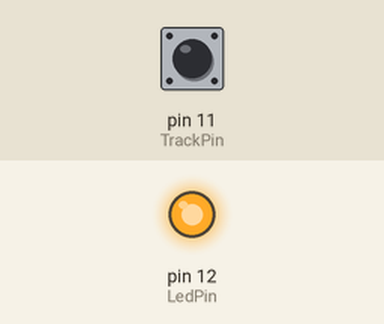
A program run on a simulated Raspberry Pi (header pin numbers). On the bench: output pins drawn as LEDs (lit = HIGH). Inputs (shaded band) come from the test bench; at power-on: pin 11 (TrackPin) HIGH. What the program prints to the terminal is not drawn.

Above: at 1.2 s.
1.3 s: pin 11 (TrackPin) pulled LOW for 0.15 s
At 1.37 s:
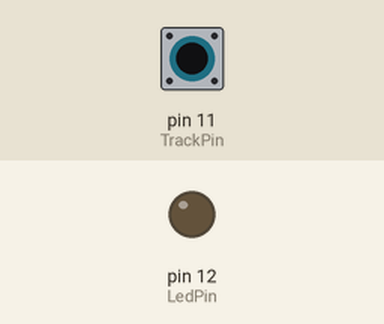
2.9 s: pin 11 (TrackPin) pulled LOW for 3.2 s
At 6.4 s:
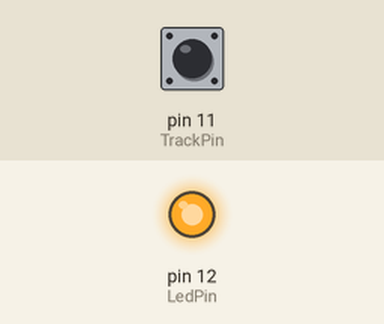
Timing chart, 0 to 7.9 s (numbered marks = the images above; inputs shaded):
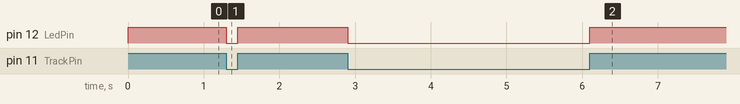

The program:

34_tracking.py
```python
#!/usr/bin/env python
import RPi.GPIO as GPIO

TrackPin = 11
LedPin   = 12

def setup():
	GPIO.setmode(GPIO.BOARD)       # Numbers GPIOs by physical location
	GPIO.setup(LedPin, GPIO.OUT)   # Set LedPin's mode is output
	GPIO.setup(TrackPin, GPIO.IN, pull_up_down=GPIO.PUD_UP)
	GPIO.output(LedPin, GPIO.HIGH) # Set LedPin high(+3.3V) to off led

def loop():
	while True:
		if GPIO.input(TrackPin) == GPIO.LOW:
			print 'White line is detected'
			GPIO.output(LedPin, GPIO.LOW)  # led on
		else:
			print '...Black line is detected'
			GPIO.output(LedPin, GPIO.HIGH) # led off

def destroy():
	GPIO.output(LedPin, GPIO.HIGH)     # led off
	GPIO.cleanup()                     # Release resource

if __name__ == '__main__':     # Program start from here
	setup()
	try:
		loop()
	except KeyboardInterrupt:  # When 'Ctrl+C' is pressed, the child program destroy() will be  executed.
		destroy()
```

Measured:
- after the input at 1.3 s, pin 12 (LedPin): HIGH → LOW at once, → HIGH 0.15 s later
- after the input at 2.9 s, pin 12 (LedPin): HIGH → LOW at once, → HIGH 3.2 s later
